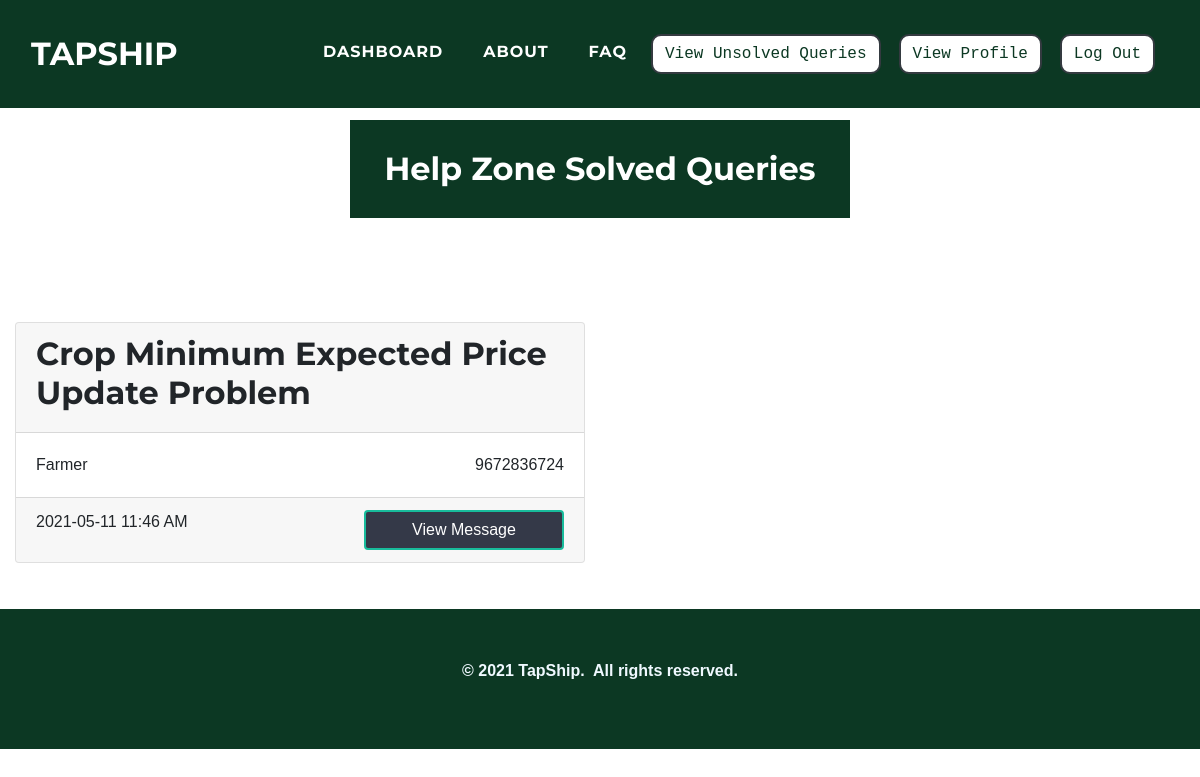
The app's page /admin/helpzonesolvedqueries.php (signed in), older data.
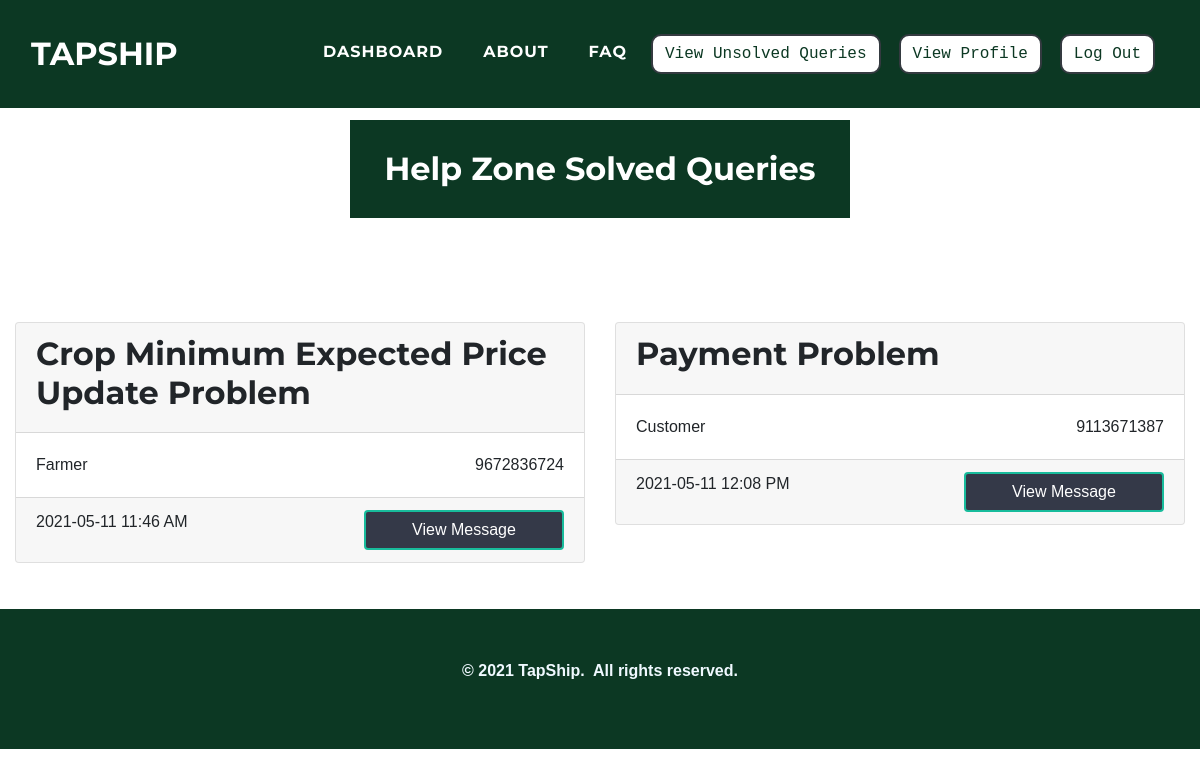
The same page, newer data.
### tables this page shows
CREATE TABLE `queries` (
  `q_id` int NOT NULL,
  `q_subject` varchar(100) NOT NULL,
  `q_message` text NOT NULL,
  `q_by_type` varchar(30) NOT NULL,
  `q_mobile_no` varchar(25) NOT NULL,
  `q_date` varchar(30) DEFAULT NULL,
  `q_time` varchar(30) DEFAULT NULL,
  `q_status` varchar(10) DEFAULT NULL
);

### admin/helpzonesolvedqueries.php (the view, shortened to what this page needs)
<?php
$res = $_SESSION["sessionid"];
$a_name = $res;
?>
<!DOCTYPE html>
<html>
<head>
    <link rel="stylesheet" href="../assets/bootstrap/css/bootstrap.min.css">
    <link rel="stylesheet" href="../assets/fonts/font-awesome.min.css">
    <link rel="stylesheet" href="../assets/fonts/ionicons.min.css">
    <link rel="stylesheet" href="../assets/css/Article-List.css">
    <link rel="stylesheet" href="../assets/css/Features-Boxed.css">
    <link rel="stylesheet" href="../assets/css/Footer-Dark.css">
    <link rel="stylesheet" href="../assets/css/Highlight-Blue.css">
    <link rel="stylesheet" href="https://cdnjs.cloudflare.com/ajax/libs/animate.css/3.5.2/animate.min.css">
    <link rel="stylesheet" href="https://cdnjs.cloudflare.com/ajax/libs/aos/2.2.0/aos.css">
    <link rel="stylesheet" href="../assets/css/Login-Form-Clean.css">
    <link rel="stylesheet" href="../assets/css/table-style.css" />
    <link rel="stylesheet" href="../assets/css/card-hover.css">
</head>
<body id="page-top">
    <nav class="navbar navbar-light navbar-expand-lg fixed-top text-uppercase" id="mainNav" style="background: #0c3823;">
        <div class="container-fluid">
            <a class="navbar-brand js-scroll-trigger" data-bs-hover-animate="pulse" href="../index.php" style="font-family: Montserrat, sans-serif;">TAPSHIP</a>
            <div class="collapse navbar-collapse" id="navbarResponsive">
                <ul class="nav navbar-nav ml-auto">
                    <li class="nav-item mx-0 mx-lg-1"><a class="nav-link py-3 px-0 px-lg-3 rounded js-scroll-trigger" data-bs-hover-animate="pulse" href="index.php" style="filter: contrast(100%) grayscale(0%) hue-rotate(0deg) invert(0%) sepia(0%);">DASHBOARD</a></li>
                    <li class="nav-item mx-0 mx-lg-1"><a class="nav-link py-3 px-0 px-lg-3 rounded js-scroll-trigger" data-bs-hover-animate="pulse" href="../about.php">ABOUT</a></li>
                    <li class="nav-item mx-0 mx-lg-1"><a class="nav-link py-3 px-0 px-lg-3 rounded js-scroll-trigger" data-bs-hover-animate="pulse" href="../faq.php">FAQ</a></li>
                    <li class="nav-item mx-0 mx-lg-1"><a href="helpzoneunsolvedqueries.php"><button class="btn btn-dark text-monospace" data-bs-hover-animate="pulse" type="button" style="margin: 10px;background: rgb(255,255,255);color: #0c3823;margin-left: 0;border-radius: 10px;">View Unsolved Queries</button></a></li>
                    <li class="nav-item mx-0 mx-lg-1"><a href="updateprofile.php?a_name=<?php echo $a_name; ?>"><button class="btn btn-dark text-monospace" data-bs-hover-animate="pulse" type="button" style="margin: 10px;background: rgb(255,255,255);color: #0c3823;margin-left: 0;border-radius: 10px;">View Profile</button></a></li>
                    <li class="nav-item mx-0 mx-lg-1"><a href="../admin/logout-script.php"><button class="btn btn-dark text-monospace" data-bs-hover-animate="pulse" type="button" style="margin: 10px;background: rgb(255,255,255);color: #0c3823;margin-left: 0;border-radius: 10px;">Log Out</button></a></li>
                </ul>
            </div>
        </div>
    </nav>
    <div class="features-boxed">
        <div class="container-fluid" style="background: #ffffff;">
            <div class="intro" style="background: #0c3823;margin-top: 120px;margin-bottom: 30px;">
                <h2 class="text-center" data-aos="fade" style="color: rgb(255,255,255);padding: 30px;margin-bottom: 0px;">Help Zone Solved Queries</h2>
            </div>
        </div>
    </div>
    <br><br>
    <?php
     $con = mysqli_connect("localhost", "root", "", "tapship");
    $query = "SELECT * FROM queries where q_status = '1'";
    $res = mysqli_query($con, $query);
    ?>
    <div class="container-fluid">
        <div class="row" style="margin-top: 10px;">
            <?php while ($row = mysqli_fetch_assoc($res)) { ?>
                <div class="col-md-12 col-xl-6 mb-6 my-3">
                    <div class="card">
                        <div class="card-header">
                            <h2><?php echo $row['q_subject']; ?></h2>
                        </div>
                        <div class="card-body"><?php echo $row['q_by_type'] ?><span style="float: right"><?php echo $row['q_mobile_no']; ?></span></div>
                        <div class="card-footer" style=""><span style="float: left"><?php echo $row['q_date'] . " " . $row['q_time']; ?></span><button class="btn btn-primary float-right " type="button" data-toggle="modal" data-target="#mszModal-<?php echo $row['q_id']; ?>" style="background-color: rgb(52,57,72); width: 200px;">View Message</button></div>
                    </div>
                </div>
            <?php
            }
            ?>
        </div>
    </div>
    <div class="footer-dark" style="background: rgb(12,56,35); margin-top: 30px;">
        <footer>
            <div class="container-fluid">
                <p style="text-align: center;"><strong>© 2021 TapShip.&nbsp; All rights reserved.</strong><br></p>
            </div>
        </footer>
    </div>
</body>
</html>

Row changes from the older to the newer data that the page shows:
now on this page (row edited): queries: q_subject "Payment Problem", q_by_type "Customer", q_mobile_no "9113671387", q_date "2021-05-11", q_time "12:08 PM", $row['q_id'] 2 (drawn)
